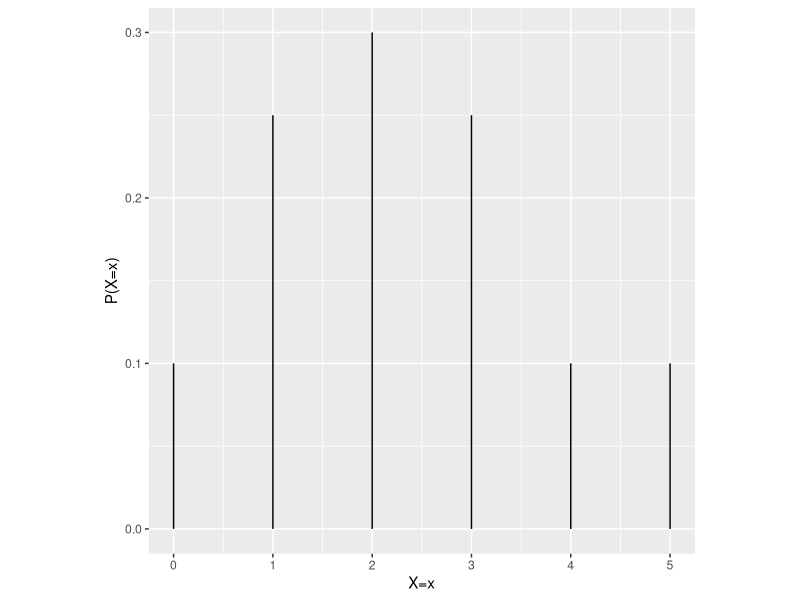

This figure's R source: (Note: this script raises an error after producing the figure.)
## ---- chunk 1
library(data.table)
library(ggplot2)

rm(list=ls())

# Define the sample space
x <- c(0, 1, 2, 3, 4, 5)

# Define the probability distribution
y <- c(0.1, 0.25, 0.3, 0.25, 0.1)

# build a data.table for ggplot
d <- data.table(x, y)

# plot the probability distribution
ggplot(d, aes(x, y)) +
  geom_segment(aes(xend=x, yend=0)) +
  xlab('X=x') +
  ylab('P(X=x)') +
  theme(aspect.ratio = 1)
## ---- chunk 2
library(data.table)
library(ggplot2)

rm(list=ls())

# Define the sample space
x <- c(0, 1, 2, 3, 4, 5)

# Define the probability distribution
y <- c(0.1, 0.25, 0.3, 0.25, 0.1)

# draw 1000 samples from the distribution
n <- 1000
samples <- sample(x, n, replace=TRUE, prob=y)
samples[1:5]
## ---- chunk 3
# plot a dotplot of the samples
ggplot(data.table(samples), aes(samples)) +
  geom_dotplot(binwidth=1) +
  xlab('X=x') +
  ylab('Frequency') +
  theme(aspect.ratio = 1)
## ---- chunk 4
library(data.table)
library(ggplot2)

rm(list=ls())

# Define the sample space
x <- seq(0, 2, 0.01)

# Define the probability distribution as an F-distribution
y <- df(x, 5, 2)

# build a data.table for ggplot
d <- data.table(x, y)

# plot the probability distribution
ggplot(d, aes(x, y)) +
  geom_line() +
  xlab('X=x') +
  ylab('P(X=x)') +
  theme(aspect.ratio = 1)
## ---- chunk 5
library(data.table)
library(ggplot2)

rm(list=ls())

# Define the sample space
x <- seq(0, 2, 0.01)

# Define the probability distribution as an F-distribution
y <- df(x, 5, 2)

# draw 1000 samples from the distribution
n <- 1000
samples <- sample(x, n, replace=TRUE, prob=y)

# plot a histogram of the samples
ggplot(data.table(samples), aes(samples)) +
  geom_histogram(binwidth=0.05) +
  xlab('X=x') +
  ylab('Frequency') +
  theme(aspect.ratio = 1)
